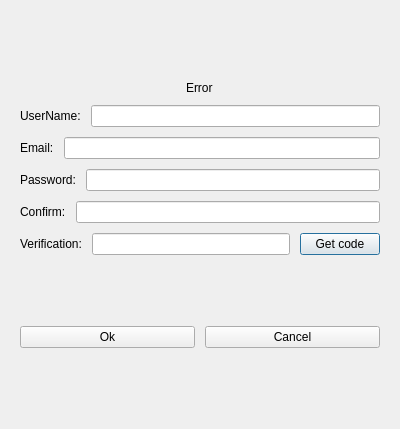
<?xml version="1.0" encoding="UTF-8"?>
<ui version="4.0">
 <class>RegisterDialog</class>
 <widget class="QDialog" name="RegisterDialog">
  <property name="geometry">
   <rect>
    <x>0</x>
    <y>0</y>
    <width>400</width>
    <height>429</height>
   </rect>
  </property>
  <property name="windowTitle">
   <string>Dialog</string>
  </property>
  <property name="locale">
   <locale language="English" country="UnitedStates"/>
  </property>
  <layout class="QVBoxLayout" name="verticalLayout">
   <property name="spacing">
    <number>10</number>
   </property>
   <property name="leftMargin">
    <number>20</number>
   </property>
   <property name="topMargin">
    <number>20</number>
   </property>
   <property name="rightMargin">
    <number>20</number>
   </property>
   <property name="bottomMargin">
    <number>20</number>
   </property>
   <item>
    <spacer name="verticalSpacer">
     <property name="orientation">
      <enum>Qt::Orientation::Vertical</enum>
     </property>
     <property name="sizeHint" stdset="0">
      <size>
       <width>20</width>
       <height>40</height>
      </size>
     </property>
    </spacer>
   </item>
   <item alignment="Qt::AlignmentFlag::AlignHCenter">
    <widget class="QLabel" name="error_tip">
     <property name="text">
      <string>Error</string>
     </property>
    </widget>
   </item>
   <item>
    <layout class="QHBoxLayout" name="horizontalLayout">
     <item>
      <widget class="QLabel" name="label">
       <property name="text">
        <string>UserName:</string>
       </property>
      </widget>
     </item>
     <item>
      <widget class="QLineEdit" name="lineEdit_User"/>
     </item>
    </layout>
   </item>
   <item>
    <layout class="QHBoxLayout" name="horizontalLayout_2">
     <item>
      <widget class="QLabel" name="label_2">
       <property name="text">
        <string>Email:</string>
       </property>
      </widget>
     </item>
     <item>
      <widget class="QLineEdit" name="lineEdit_Email"/>
     </item>
    </layout>
   </item>
   <item>
    <layout class="QHBoxLayout" name="horizontalLayout_3">
     <item>
      <widget class="QLabel" name="label_4">
       <property name="text">
        <string>Password:</string>
       </property>
      </widget>
     </item>
     <item>
      <widget class="QLineEdit" name="lineEdit_Pwd"/>
     </item>
    </layout>
   </item>
   <item>
    <layout class="QHBoxLayout" name="horizontalLayout_4">
     <item>
      <widget class="QLabel" name="label_3">
       <property name="text">
        <string>Confirm:</string>
       </property>
      </widget>
     </item>
     <item>
      <widget class="QLineEdit" name="lineEdit_Confirm"/>
     </item>
    </layout>
   </item>
   <item>
    <layout class="QHBoxLayout" name="horizontalLayout_5">
     <item>
      <widget class="QLabel" name="label_5">
       <property name="text">
        <string>Verification:</string>
       </property>
      </widget>
     </item>
     <item>
      <widget class="QLineEdit" name="lineEdit_Verify"/>
     </item>
     <item>
      <widget class="QPushButton" name="btn_GetCode">
       <property name="text">
        <string>Get code</string>
       </property>
      </widget>
     </item>
    </layout>
   </item>
   <item>
    <spacer name="verticalSpacer_3">
     <property name="orientation">
      <enum>Qt::Orientation::Vertical</enum>
     </property>
     <property name="sizeHint" stdset="0">
      <size>
       <width>20</width>
       <height>40</height>
      </size>
     </property>
    </spacer>
   </item>
   <item>
    <layout class="QHBoxLayout" name="horizontalLayout_6">
     <item>
      <widget class="QPushButton" name="pushButton">
       <property name="text">
        <string>Ok</string>
       </property>
      </widget>
     </item>
     <item>
      <widget class="QPushButton" name="pushButton_2">
       <property name="text">
        <string>Cancel</string>
       </property>
      </widget>
     </item>
    </layout>
   </item>
   <item>
    <spacer name="verticalSpacer_2">
     <property name="orientation">
      <enum>Qt::Orientation::Vertical</enum>
     </property>
     <property name="sizeHint" stdset="0">
      <size>
       <width>20</width>
       <height>40</height>
      </size>
     </property>
    </spacer>
   </item>
  </layout>
 </widget>
 <resources/>
 <connections/>
</ui>
